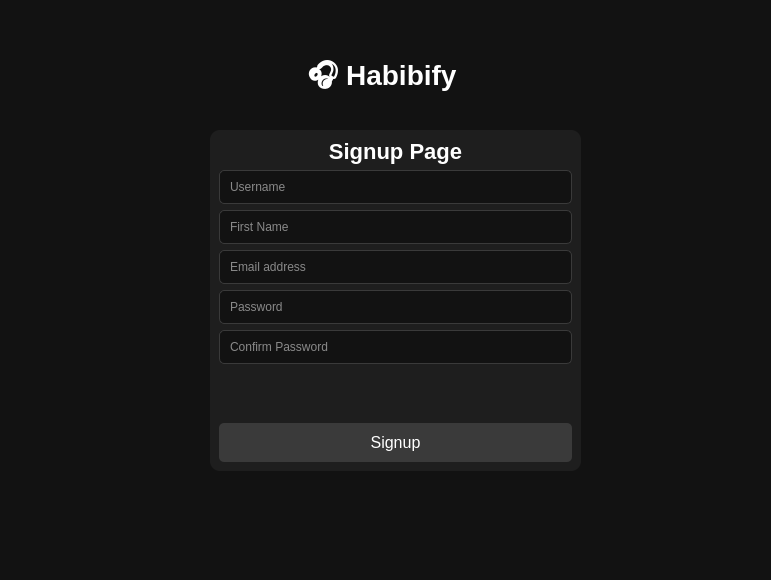
<?xml version="1.0" encoding="UTF-8"?>
<ui version="4.0">
 <class>LoginWindow</class>
 <widget class="QMainWindow" name="LoginWindow">
  <property name="geometry">
   <rect>
    <x>0</x>
    <y>0</y>
    <width>771</width>
    <height>580</height>
   </rect>
  </property>
  <property name="windowTitle">
   <string>Login</string>
  </property>
  <property name="styleSheet">
   <string notr="true">background-color:#121212;</string>
  </property>
  <widget class="QWidget" name="centralwidget">
   <widget class="QFrame" name="loginFrame">
    <property name="geometry">
     <rect>
      <x>210</x>
      <y>130</y>
      <width>371</width>
      <height>341</height>
     </rect>
    </property>
    <property name="styleSheet">
     <string notr="true">
        QFrame { background-color: #1e1e1e; border-radius:10px; }
        QLineEdit { 
            background-color: #121212; 
            color: #fff; 
            border: 1px solid #3a3a3a; 
            border-radius: 5px; 
            padding: 8px;
        }
        QPushButton { 
            background-color: #3a3a3a; 
            color: #fff; 
            font-size: 16px; 
            border-radius: 5px; 
            padding: 10px;
        }
        QPushButton:hover { background-color: #555555; }
       </string>
    </property>
    <layout class="QVBoxLayout" name="formLayout">
     <item>
      <widget class="QLabel" name="formTitle">
       <property name="styleSheet">
        <string notr="true">font-size:22px; font-weight:bold; color:#fff;</string>
       </property>
       <property name="text">
        <string>Signup Page</string>
       </property>
       <property name="alignment">
        <set>Qt::AlignCenter</set>
       </property>
      </widget>
     </item>
     <item>
      <widget class="QLineEdit" name="usernameInput">
       <property name="placeholderText">
        <string>Username</string>
       </property>
      </widget>
     </item>
     <item>
      <widget class="QLineEdit" name="usernameInput_2">
       <property name="text">
        <string/>
       </property>
       <property name="placeholderText">
        <string>First Name</string>
       </property>
      </widget>
     </item>
     <item>
      <widget class="QLineEdit" name="usernameInput_3">
       <property name="text">
        <string/>
       </property>
       <property name="placeholderText">
        <string>Email address</string>
       </property>
      </widget>
     </item>
     <item>
      <widget class="QLineEdit" name="passwordInput">
       <property name="echoMode">
        <enum>QLineEdit::Password</enum>
       </property>
       <property name="placeholderText">
        <string>Password</string>
       </property>
      </widget>
     </item>
     <item>
      <widget class="QLineEdit" name="passwordInput_2">
       <property name="text">
        <string/>
       </property>
       <property name="echoMode">
        <enum>QLineEdit::Password</enum>
       </property>
       <property name="placeholderText">
        <string>Confirm Password</string>
       </property>
      </widget>
     </item>
     <item>
      <spacer name="bottomSpacer">
       <property name="orientation">
        <enum>Qt::Vertical</enum>
       </property>
       <property name="sizeHint" stdset="0">
        <size>
         <width>20</width>
         <height>40</height>
        </size>
       </property>
      </spacer>
     </item>
     <item>
      <widget class="QPushButton" name="loginBtn_2">
       <property name="text">
        <string>Signup</string>
       </property>
      </widget>
     </item>
    </layout>
   </widget>
   <widget class="QLabel" name="loginTitle">
    <property name="geometry">
     <rect>
      <x>300</x>
      <y>60</y>
      <width>164</width>
      <height>37</height>
     </rect>
    </property>
    <property name="styleSheet">
     <string notr="true">font-size:28px; font-weight:bold; color:#fff;</string>
    </property>
    <property name="text">
     <string>🎧 Habibify</string>
    </property>
    <property name="alignment">
     <set>Qt::AlignCenter</set>
    </property>
   </widget>
  </widget>
 </widget>
 <resources/>
 <connections/>
</ui>
